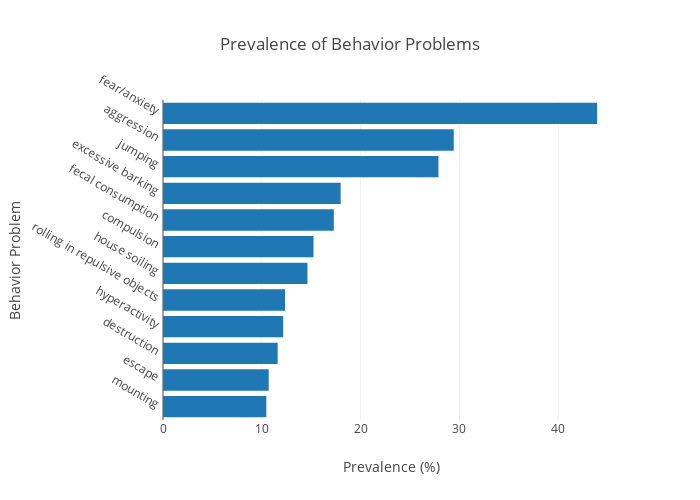

The cell this chart's notebook holds for it:
### Markdown cell above
### 3.2 Graphical presentation of individual prevalences:

### Code cell
prevalences = prevalences.sort_values(ascending=True)
trace = go.Bar(
    x=prevalences.values,
    y=prevalences.index.values,
    orientation='h')
data = [trace]
layout = go.Layout(title='Prevalence of Behavior Problems',
                   xaxis=dict(title='Prevalence (%)'),
                   yaxis=dict(title='Behavior Problem',
                              automargin=True,
                              tickangle=30,
                              tickprefix=' ',
                              ticksuffix=' '),
                   width=700,
                   height=500
                  )
fig = dict(data=data, layout=layout)
py.iplot(fig)

### Figure 1 — Plotly figure (JSON) as saved in the notebook; plotly's stock layout.template omitted (floating-point values rounded to 4 significant figures)
{"data": [{"orientation": "h", "type": "bar", "x": [10.46, 10.7, 11.6, 12.16, 12.35, 14.62, 15.23, 17.28, 17.98, 27.87, 29.42, 43.93], "y": ["mounting", "escape", "destruction", "hyperactivity", "rolling in repulsive objects", "house soiling", "compulsion", "fecal consumption", "excessive barking", "jumping", "aggression", "fear/anxiety"]}], "layout": {"height": 500, "title": "Prevalence of Behavior Problems", "width": 700, "xaxis": {"title": "Prevalence (%)"}, "yaxis": {"automargin": true, "tickangle": 30, "tickprefix": " ", "ticksuffix": " ", "title": "Behavior Problem"}}}
